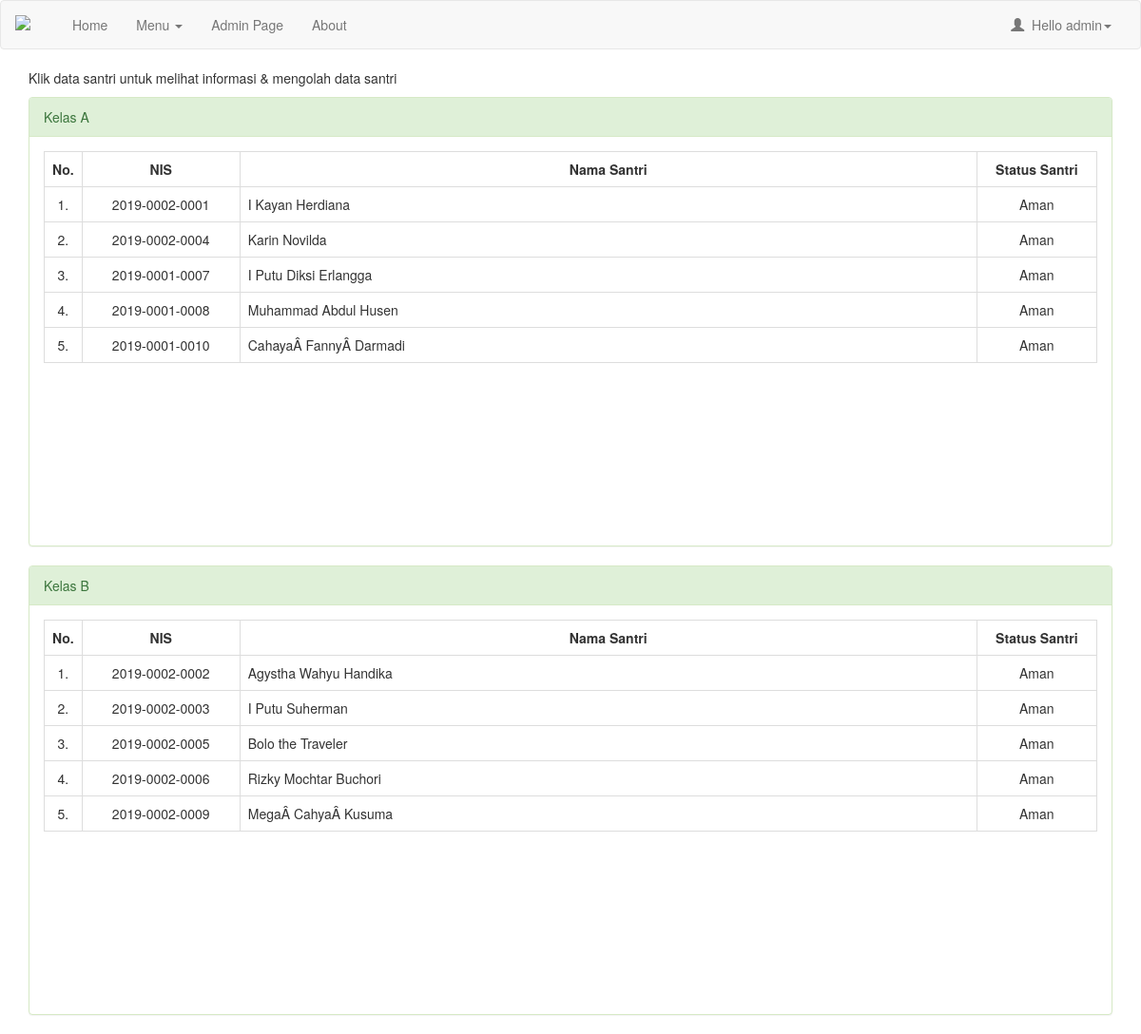
The page /admin/index.php?m=absensi (signed in) on the database as committed earlier.
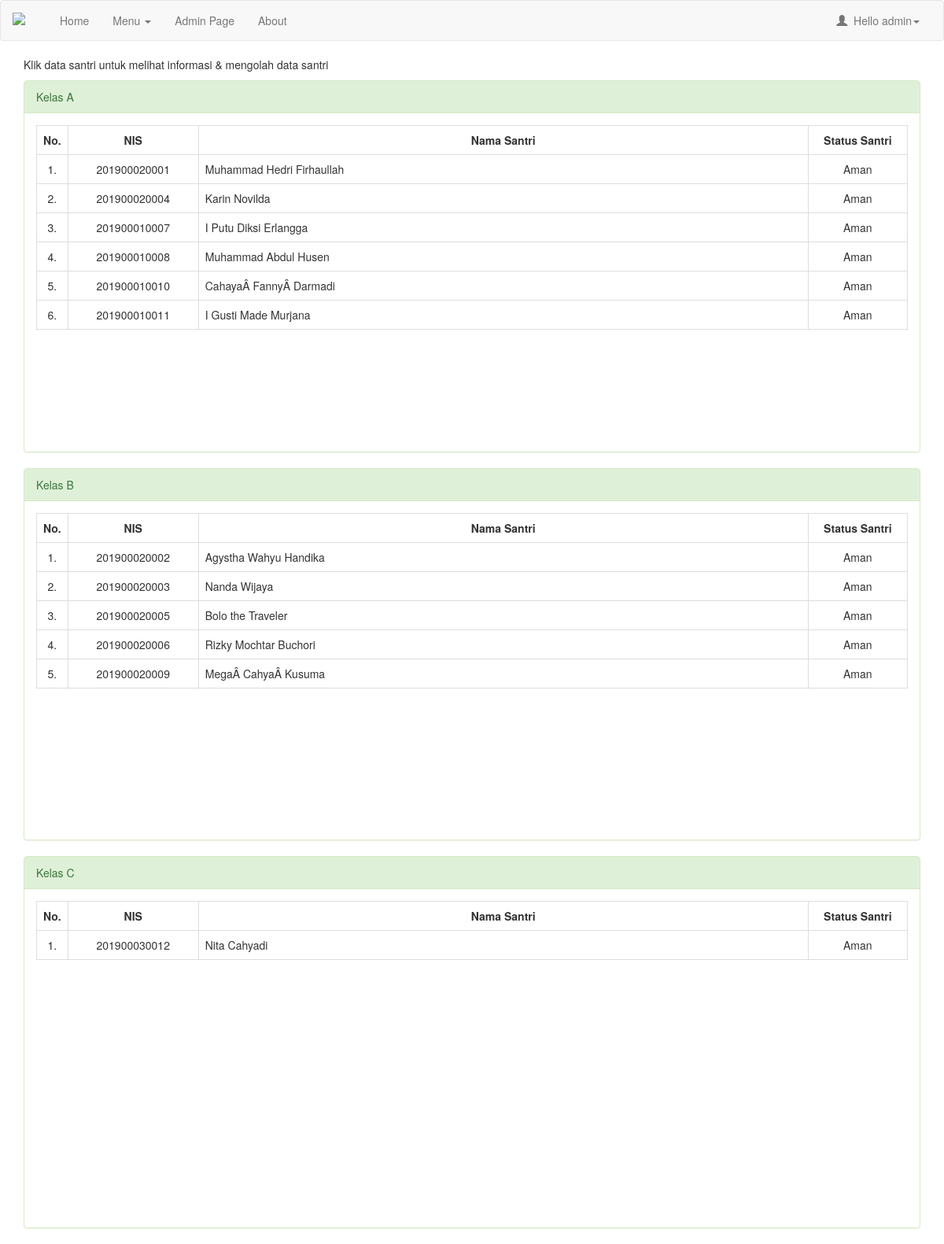
The same page on the database as committed later.
### tables this page shows
CREATE TABLE `tbkelas` (
  `IdKelas` int(11) NOT NULL,
  `NamaKelas` varchar(50) NOT NULL,
  `TahunKelas` int(11) NOT NULL,
  `KeteranganKelas` text NOT NULL
);

CREATE TABLE `tbsantri` (
  `IdSantri` int(11) NOT NULL,
  `NIS` varchar(20) NOT NULL,
  `TglInput` date NOT NULL,
  `Nama` varchar(50) NOT NULL,
  `NamaLengkap` varchar(100) NOT NULL,
  `JenisKelamin` int(2) NOT NULL,
  `TempatLahir` varchar(40) NOT NULL,
  `TglLahir` date NOT NULL,
  `AnakKe` int(5) NOT NULL,
  `Dari` int(11) NOT NULL,
  `Bahasa` varchar(40) NOT NULL,
  `KebutuhanKhusus` varchar(30) NOT NULL,
  `SekolahTerakhir` varchar(20) NOT NULL,
  `NamaSekolah` varchar(50) NOT NULL,
  `AlamatSekolah` text NOT NULL,
  `TinggalDengan` varchar(30) NOT NULL,
  `NomorKK` varchar(50) NOT NULL,
  `NamaJalan` text NOT NULL,
  `RT` varchar(50) NOT NULL,
  `RW` varchar(50) NOT NULL,
  `Desa` varchar(50) NOT NULL,
  `Kecamatan` varchar(100) NOT NULL,
  `Kabupaten` varchar(100) NOT NULL,
  `Provinsi` varchar(100) NOT NULL,
  `StatusSantri` varchar(30) NOT NULL,
  `IdProgram` int(11) NOT NULL,
  `IdKelas` int(11) NOT NULL
);

### admin/absensi.php (the view, shortened to what this page needs)
<?php
    $sql = "SELECT * FROM tbkelas";
    $query = mysqli_query($conn, $sql);
?>
<htmL>
    <p>Klik data santri untuk melihat informasi & mengolah data santri</p>
    <?php
        while($data = mysqli_fetch_object($query)) {
    ?>
    <div class="panel panel-success">
        <div class="panel-heading"><?php echo "Kelas ".$data->NamaKelas?></div>
        <div class="panel-body" style="height:430px;overflow-y: auto;">
            <table class="table table-bordered table-hover">
                <tr>
                    <th width="2%" align="center" style="text-align: center">No. </th>
                    <th align="center" style="text-align: center">NIS</th>
                    <th align="center" style="text-align: center">Nama Santri </th>
                    <th align="center" style="text-align: center">Status Santri</th>
                </tr>
                <?php
                $sql1 = "SELECT * FROM tbsantri WHERE IdKelas = '$data->IdKelas'";
                $query1 = mysqli_query($conn, $sql1);
                $no = 1;
                while ($data1 = mysqli_fetch_object($query1)) {?>
                <tr class="rowHref" data-href="index.php?m=absen_detail&ID=<?php echo $data1->IdSantri?>">
                    <td align="center" width="2%"><?php echo $no++."."?></td>
                    <td align="center" width="15%"><?php echo $data1->NIS?></td>
                    <td width="70%"><?php echo $data1->NamaLengkap?></td>
                    <td style="text-align: center"><?php echo $data1->StatusSantri?></td>
                </tr>
                <?php } ?>
            </table>
        </div>
    </div>
    <?php } ?>
</htmL>

Rows that differ between the two databases and show on the page:
changed tbsantri: NIS "2019-0002-0001" → "201900020001"; NamaLengkap "I Kayan Herdiana" → "Muhammad Hedri Firhaullah"
changed tbsantri "Karin Novilda": NIS "2019-0002-0004" → "201900020004"
changed tbsantri "I Putu Diksi Erlangga": NIS "2019-0001-0007" → "201900010007"
changed tbsantri "Muhammad Abdul Husen": NIS "2019-0001-0008" → "201900010008"
changed tbsantri "CahayaÂ FannyÂ Darmadi": NIS "2019-0001-0010" → "201900010010"
added tbsantri: NIS "201900010011", NamaLengkap "I Gusti Made Murjana", StatusSantri "Aman", shown under tbkelas (number 1 of 3 on the later page)
changed tbsantri "Agystha Wahyu Handika": NIS "2019-0002-0002" → "201900020002"
changed tbsantri: NIS "2019-0002-0003" → "201900020003"; NamaLengkap "I Putu Suherman" → "Nanda Wijaya"
changed tbsantri "Bolo the Traveler": NIS "2019-0002-0005" → "201900020005"
changed tbsantri "Rizky Mochtar Buchori": NIS "2019-0002-0006" → "201900020006"
changed tbsantri "MegaÂ CahyaÂ Kusuma": NIS "2019-0002-0009" → "201900020009"
added tbkelas: NamaKelas "C"
added tbsantri: NIS "201900030012", NamaLengkap "Nita Cahyadi", StatusSantri "Aman", shown under "C"
